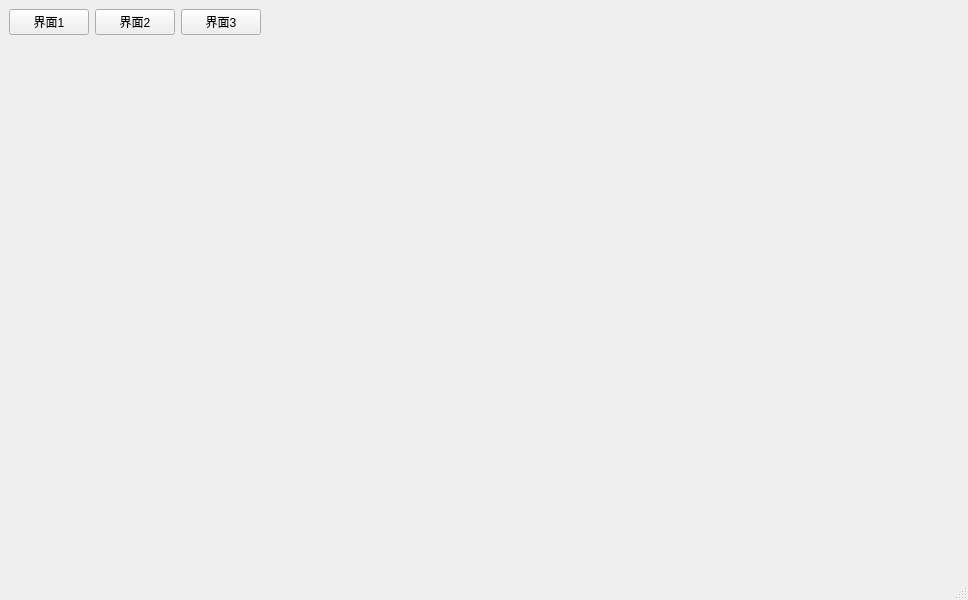
<?xml version="1.0" encoding="UTF-8"?>
<ui version="4.0">
 <class>MainWindow</class>
 <widget class="QMainWindow" name="MainWindow">
  <property name="geometry">
   <rect>
    <x>0</x>
    <y>0</y>
    <width>968</width>
    <height>600</height>
   </rect>
  </property>
  <property name="windowTitle">
   <string>MainWindow</string>
  </property>
  <widget class="QWidget" name="centralwidget">
   <layout class="QGridLayout" name="gridLayout">
    <item row="1" column="0">
     <widget class="PopUpAniStackedWidget" name="PopUpAniStackedWidget">
      <property name="currentIndex">
       <number>2</number>
      </property>
      <widget class="QWidget" name="page"/>
      <widget class="QWidget" name="page_2"/>
      <widget class="QWidget" name="page_3"/>
     </widget>
    </item>
    <item row="0" column="0">
     <layout class="QHBoxLayout" name="horizontalLayout">
      <item>
       <layout class="QHBoxLayout" name="horizontalLayout_2">
        <item>
         <widget class="PrimaryPushButton" name="PrimaryPushButton">
          <property name="text">
           <string>界面1</string>
          </property>
         </widget>
        </item>
        <item>
         <widget class="PrimaryPushButton" name="PrimaryPushButton_2">
          <property name="text">
           <string>界面2</string>
          </property>
         </widget>
        </item>
        <item>
         <widget class="PrimaryPushButton" name="PrimaryPushButton_3">
          <property name="text">
           <string>界面3</string>
          </property>
         </widget>
        </item>
       </layout>
      </item>
      <item>
       <widget class="SegmentedWidget" name="SegmentedWidget" native="true"/>
      </item>
      <item>
       <widget class="Pivot" name="Pivot" native="true"/>
      </item>
      <item>
       <widget class="SegmentedToggleToolWidget" name="SegmentedToggleToolWidget" native="true"/>
      </item>
     </layout>
    </item>
   </layout>
  </widget>
  <widget class="QMenuBar" name="menubar">
   <property name="geometry">
    <rect>
     <x>0</x>
     <y>0</y>
     <width>968</width>
     <height>28</height>
    </rect>
   </property>
  </widget>
  <widget class="QStatusBar" name="statusbar"/>
 </widget>
 <customwidgets>
  <customwidget>
   <class>PushButton</class>
   <extends>QPushButton</extends>
   <header>qfluentwidgets</header>
  </customwidget>
  <customwidget>
   <class>PrimaryPushButton</class>
   <extends>PushButton</extends>
   <header>qfluentwidgets</header>
  </customwidget>
  <customwidget>
   <class>PopUpAniStackedWidget</class>
   <extends>QStackedWidget</extends>
   <header>qfluentwidgets</header>
   <container>1</container>
  </customwidget>
  <customwidget>
   <class>Pivot</class>
   <extends>QWidget</extends>
   <header>qfluentwidgets</header>
  </customwidget>
  <customwidget>
   <class>SegmentedWidget</class>
   <extends>Pivot</extends>
   <header>qfluentwidgets</header>
  </customwidget>
  <customwidget>
   <class>SegmentedToolWidget</class>
   <extends>Pivot</extends>
   <header>qfluentwidgets</header>
  </customwidget>
  <customwidget>
   <class>SegmentedToggleToolWidget</class>
   <extends>SegmentedToolWidget</extends>
   <header>qfluentwidgets</header>
  </customwidget>
 </customwidgets>
 <resources/>
 <connections/>
</ui>
